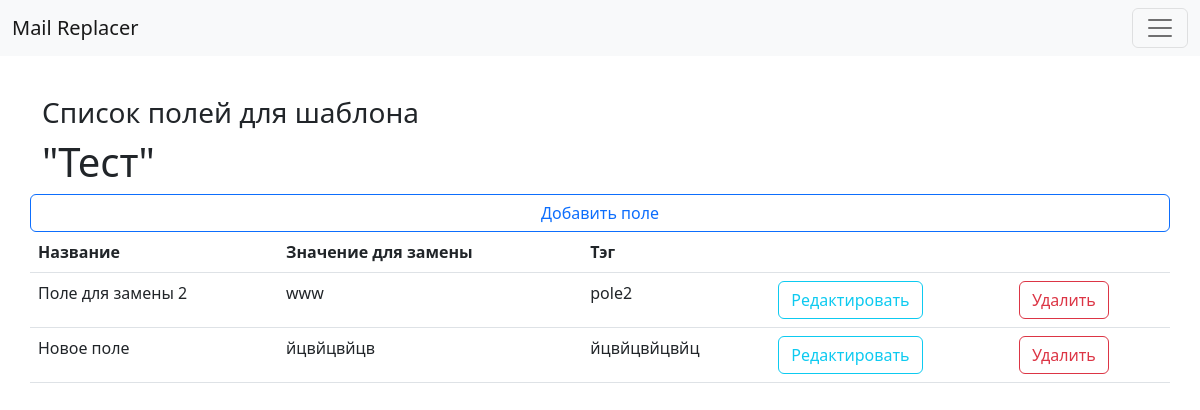
/fields/list/1/ (signed in), run on the app's committed database.
### Replacer/models.py (models this page shows, shortened)
class ReplaceField(models.Model):
    title = models.CharField(
        max_length=255, db_index=True, verbose_name='Имя поля для замены')
    replace_value = models.TextField(blank=False, verbose_name='Значение')
    tag = models.CharField(max_length=255, verbose_name='Тэг')
    template = models.ForeignKey(
        Template, on_delete=models.PROTECT, null=False, verbose_name='Id шаблона')
    class Meta:
        verbose_name = 'Заменяемое поле'
        verbose_name_plural = 'Заменяемые поля'
        ordering = ['template']

class Template(models.Model):
    title = models.CharField(max_length=255, db_index=True, verbose_name='Наименование шаблона')
    file = models.FileField(upload_to='templates/%Y/%m/%d/', blank=False, verbose_name='Файл шаблона')
    def __str__(self) -> str:
        return self.title
    class Meta:
        verbose_name = 'Шаблон'
        verbose_name_plural = 'Шаблоны'
        ordering = ['pk']

### Replacer/views.py (the view)
# urls.py: path('fields/list/<int:pk>/', FieldsForTemplateView.as_view(), name='fields_list'),
class FieldsForTemplateView(LoginRequiredMixin, ListView):
    model = ReplaceField
    template_name = 'Replacer/fields_list.html'
    def get(self, request, *args, **kwargs) -> HttpResponse:
        self.pk = kwargs.get('pk')
        return super().get(request, *args, **kwargs)
    def get_context_data(self, **kwargs):
        context = super().get_context_data(**kwargs)
        context['fields_list'] = ReplaceField.objects.filter(
            template=self.pk).select_related('template')
        template = Template.objects.get(pk=self.pk)
        context['form'] = FieldsBaseForm(initial={'template': template, })
        print(context['form']['template'].value())
        return context

### Replacer/templatetags/custom_filters.py (called while the page is built)
@register.simple_tag(name='forindex')
def forindex(list_obj, index):
    return list_obj[index]

### Replacer/templates/Replacer/fields_list.html (shortened to what this page needs)
{% extends 'base.html' %}
{% load custom_filters %}
{% block container %}
<div class="container">
    <div class="row">
        {% if fields_list %}
        <h3>Cписок полей для шаблона</h3>
        {% forindex fields_list 0 as first_field %}
        <h1>"{{first_field.template}}"</h1>
        <button type="button" class="btn btn-outline-primary" data-bs-toggle="modal" data-bs-target="#createField">
            Добавить поле
        </button>
        <table class="table">
            <thead>
                <tr>
                    <th scope="col">Название</th>
                    <th scope="col">Значение для замены</th>
                    <th scope="col">Тэг</th>
                    <th scope="col"></th>
                    <th scope="col"></th>
                </tr>
            </thead>
            {% for field in fields_list %}
            <tbody>
                <tr>
                    <td>{{field.title}}</td>
                    <td>{{field.replace_value}}</td>
                    <td>{{field.tag}}</td>
                    <td><a class="btn btn-outline-info" href="{% url 'fields_update' field.pk %}">Редактировать</a></td>
                    <td><a class="btn btn-outline-danger" href="{% url 'fields_delete' field.pk %}">Удалить</a></td>
                </tr>
            </tbody>
            {% endfor %}
        </table>
        {% endif %}
    </div>
</div>
{% endblock %}

### data on the page
ReplaceField: template "Тест", title "Поле для замены 2", replace_value "www", tag "pole2"
ReplaceField: title "Новое поле", replace_value "йцвйцвйцв", tag "йцвйцвйцвйц"
